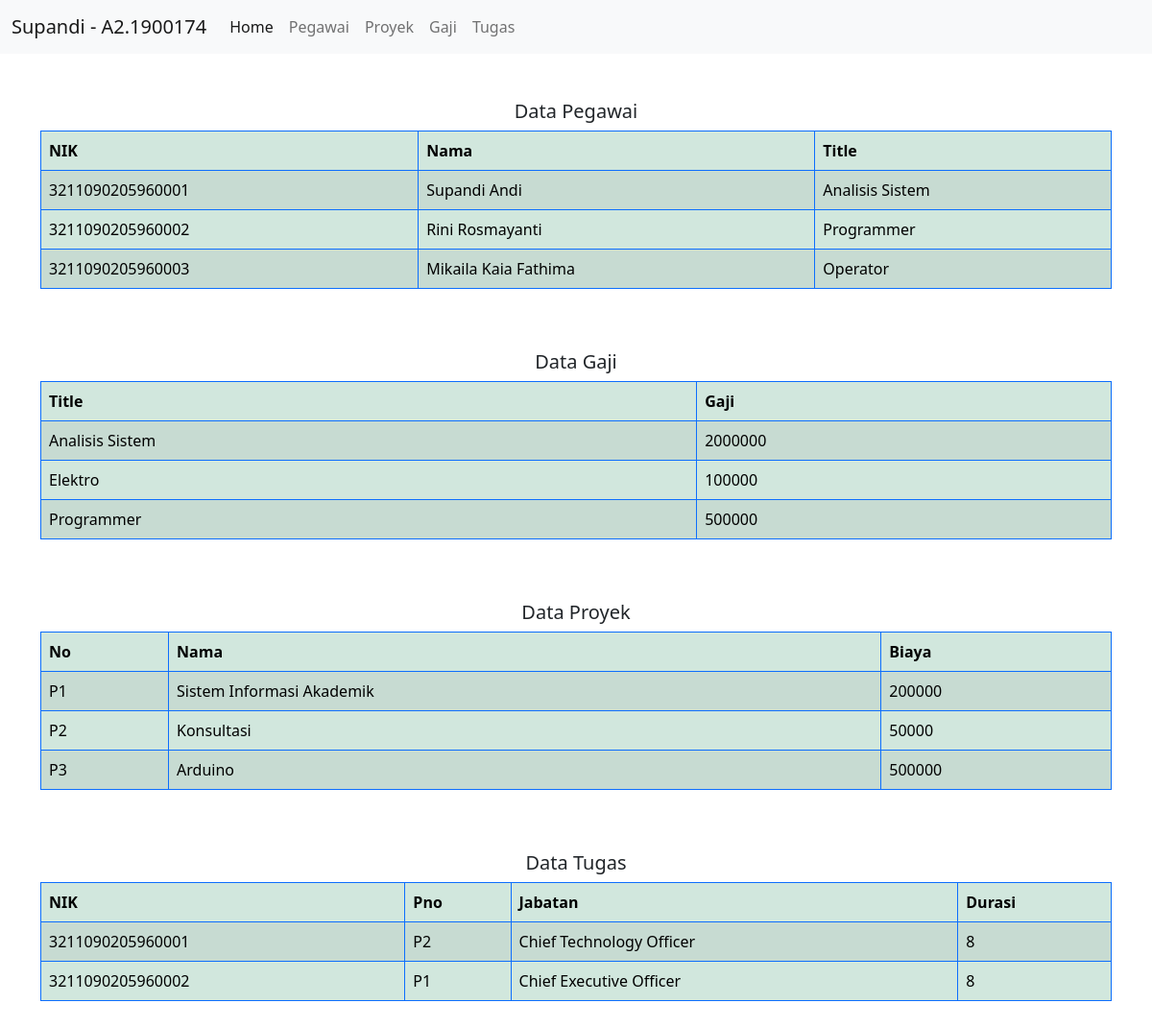
The page / on the database its author committed.
### tables this page shows
CREATE TABLE `pegawai` (
  `NIK` varchar(255) NOT NULL,
  `Nama` varchar(255) NOT NULL,
  `Title` varchar(255) NOT NULL
);

CREATE TABLE `gaji` (
  `Title` varchar(255) NOT NULL,
  `Gaji` int(11) NOT NULL
);

CREATE TABLE `proyek` (
  `No` varchar(255) NOT NULL,
  `Nama` varchar(255) NOT NULL,
  `Biaya` int(11) NOT NULL
);

CREATE TABLE `tugas` (
  `NIK` varchar(255) NOT NULL,
  `PNo` varchar(255) NOT NULL,
  `Jabatan` varchar(255) NOT NULL,
  `Durasi` int(11) NOT NULL
);

### index.php (the view, shortened to what this page needs)
<!DOCTYPE html>
<html lang="en">
<head>
	<link rel="stylesheet" href="css/bootstrap.min.css" />
</head>
<body>
	<nav class="navbar navbar-expand-lg navbar-light bg-light">
  <div class="container-fluid">
    <a class="navbar-brand" href="#">Supandi - A2.1900174</a>
    <div class="collapse navbar-collapse" id="navbarNavAltMarkup">
      <div class="navbar-nav">
        <a class="nav-link active" aria-current="page" href="index.php">Home</a>
        <a class="nav-link" href="pegawai.php">Pegawai</a>
        <a class="nav-link" href="proyek.php">Proyek</a>
        <a class="nav-link" href="gaji.php">Gaji</a>
        <a class="nav-link" href="tugas.php">Tugas</a>
      </div>
    </div>
  </div>
</nav>
<br><br>
<div class="container">
	<h5 class="text-center">Data Pegawai</h5>
		<table class="table table-success table-striped table-bordered border-primary">
			<thead>
		  		<tr>
					<th scope="col">NIK</th>
					<th scope="col">Nama</th>
					<th scope="col">Title</th>
				</tr>
			</thead>
				<?php
				include "db.php";
				$hboston = mysqli_query($boston, "select * from Pegawai");
				while($rboston = mysqli_fetch_array($hboston)){
				?>
					<tr>
					<td><?php echo $rboston['0']; ?></td>
					<td><?php echo $rboston['1']; ?></td>
					<td><?php echo $rboston['2']; ?></td>
				</tr>
				<?php } ?>
		</table>
</div>
<br><br>
<div class="container">
	<h5 class="text-center">Data Gaji</h5>
		<table class="table table-success table-striped table-bordered border-primary">
			<thead>
			<tr>
				<th>Title</th>
				<th>Gaji</th>
			</tr>
		</thead>
			<?php include("db.php");
			$hmontreal = mysqli_query($montreal, "select * from Gaji");
			while($rmontreal = mysqli_fetch_array($hmontreal)){
				?>
				<tr>
					<td><?php echo $rmontreal['0']; ?></td>
					<td><?php echo $rmontreal['1']; ?></td>
				</tr>
				<?php } ?>
		</table>
</div>
<br><br>
<div class="container">
	<h5 class="text-center">Data Proyek</h5>
		<table class="table table-success table-striped table-bordered border-primary">
			<thead>
				<tr>
					<th>No</th>
					<th>Nama</th>
					<th>Biaya</th>
				</tr>
			</thead>
			<?php include("db.php");
			$hparis = mysqli_query($paris, "select * from Proyek");
			while($rparis = mysqli_fetch_array($hparis)){
				?>
				<tr>
					<td><?php echo $rparis['0']; ?></td>
					<td><?php echo $rparis['1']; ?></td>
					<td><?php echo $rparis['2']; ?></td>
				</tr>
				<?php } ?>
		</table>
</div>
<br><br>
<div class="container">
	<h5 class="text-center">Data Tugas</h5>
		<table class="table table-success table-striped table-bordered border-primary">
			<thead>
				<tr>
					<th>NIK</th>
					<th>Pno</th>
					<th>Jabatan</th>
					<th>Durasi</th>
				</tr>
			</thead>
			<?php include("db.php");
			$hnewyork = mysqli_query($newyork, "select * from Tugas");
			while($rnewyork = mysqli_fetch_array($hnewyork)){
				?>
				<tr>
					<td><?php echo $rnewyork['0']; ?></td>
					<td><?php echo $rnewyork['1']; ?></td>
					<td><?php echo $rnewyork['2']; ?></td>
					<td><?php echo $rnewyork['3']; ?></td>
				</tr>
				<?php } ?>
		</table>
</div>
<br><br>
</body>
</html>

### rows shown on the page
pegawai: NIK "3211090205960001", Nama "Supandi Andi", Title "Analisis Sistem"
pegawai: NIK "3211090205960002", Nama "Rini Rosmayanti", Title "Programmer"
pegawai: NIK "3211090205960003", Nama "Mikaila Kaia Fathima", Title "Operator"
gaji: Title "Analisis Sistem", Gaji "2000000"
gaji: Title "Elektro", Gaji "100000"
gaji: Title "Programmer", Gaji "500000"
proyek: No "P1", Nama "Sistem Informasi Akademik", Biaya "200000"
proyek: No "P2", Nama "Konsultasi", Biaya "50000"
proyek: No "P3", Nama "Arduino", Biaya "500000"
tugas: NIK "3211090205960001", PNo "P2", Jabatan "Chief Technology Officer", Durasi "8"
tugas: NIK "3211090205960002", PNo "P1", Jabatan "Chief Executive Officer", Durasi "8"
